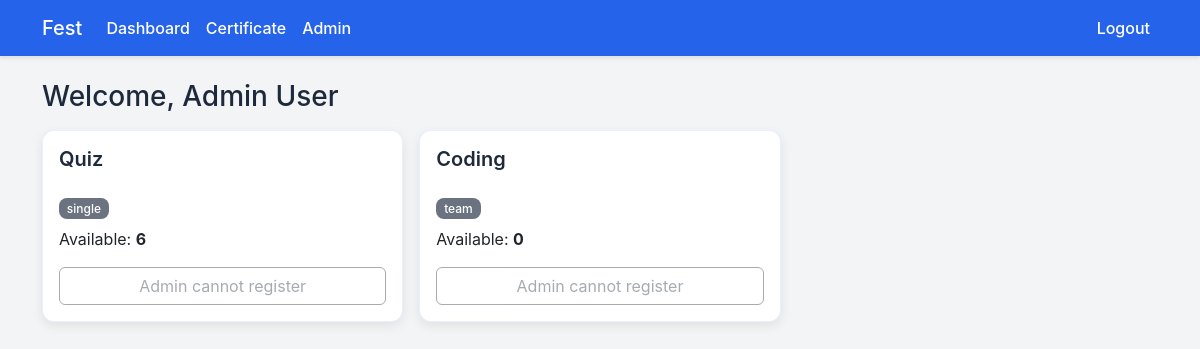
Before: /dashboard (signed in) with the older database file.
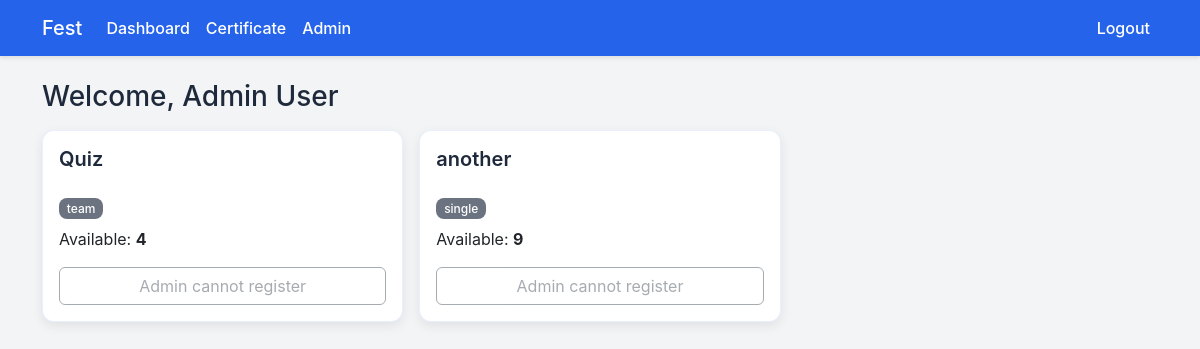
After: the same page with the newer database file.
### tables this page shows
CREATE TABLE users (
                id INTEGER PRIMARY KEY AUTOINCREMENT,
                phone TEXT UNIQUE NOT NULL,
                password TEXT NOT NULL,
                name TEXT NOT NULL,
                game_id INTEGER,
                team_id INTEGER,
                is_admin INTEGER NOT NULL DEFAULT 0
            , class_section TEXT);

CREATE TABLE games (
                id INTEGER PRIMARY KEY AUTOINCREMENT,
                name TEXT NOT NULL,
                description TEXT,
                slots INTEGER NOT NULL,
                type TEXT NOT NULL CHECK(type IN ('single','team'))
            , team_size INTEGER);

### event_app/app.py (the view, shortened to what this page needs)
    @app.route('/dashboard')
    def dashboard():
        user = fetch_current_user()
        if not user:
            return redirect(url_for('login'))
        games = g.db.execute('SELECT * FROM games ORDER BY id').fetchall()
        registration: Dict[str, Any] = {}
        games_with_slots: List[sqlite3.Row] = []
        for g_row in games:
            available = get_available_slots(g_row['id'])
            record = dict(g_row)
            record['available'] = available
            games_with_slots.append(record)  # type: ignore[arg-type]
        return render_template('dashboard.html', user=user, games=games_with_slots, registration=registration)

### event_app/app.py (called while the page is built)
def get_db():
    if USING_POSTGRES:
        import psycopg2
        from psycopg2.extras import RealDictCursor
        url = urlparse(DATABASE_URL)
        dbname = url.path[1:]
        user = url.username
        password = url.password
        host = url.hostname
        port = url.port
        conn = psycopg2.connect(
            dbname=dbname,
            user=user,
            password=password,
            host=host,
            port=port,
            cursor_factory=RealDictCursor
        )
        return conn
    else:
        conn = sqlite3.connect(DATABASE_PATH)
        conn.row_factory = sqlite3.Row
        return conn

def fetch_current_user() -> Optional[sqlite3.Row]:
    user_id = session.get('user_id')
    if not user_id:
        return None
    row = g.db.execute('SELECT * FROM users WHERE id = ?', (user_id,)).fetchone()
    return row

def get_available_slots(game_id: int) -> int:
    game = g.db.execute('SELECT * FROM games WHERE id = ?', (game_id,)).fetchone()
    if not game:
        return 0
    if game['type'] == 'single':
        registered = g.db.execute('SELECT COUNT(1) FROM users WHERE game_id = ? AND (team_id IS NULL)', (game_id,)).fetchone()[0]
        return max(0, int(game['slots']) - int(registered))
    teams = g.db.execute('SELECT COUNT(1) FROM teams WHERE game_id = ?', (game_id,)).fetchone()[0]
    return max(0, int(game['slots']) - int(teams))

### event_app/templates/dashboard.html (shortened to what this page needs)
{% extends 'base.html' %}
{% block content %}
<h3 class="mb-3">Welcome, {{ user['name'] }}</h3>
<div class="row g-3">
  {% for game in games %}
  <div class="col-md-6 col-lg-4">
    <div class="card h-100 clear-box">
      <div class="card-body d-flex flex-column">
        <h5 class="card-title">{{ game.name }}</h5>
        <p class="mb-2"><span class="badge bg-secondary">{{ game.type }}</span></p>
        <p class="mb-3">Available: <strong>{{ game.available }}</strong></p>
        {% if not registration and not user['is_admin'] %}
          {% if game.type == 'single' %}
            <form method="post" action="{{ url_for('register_single', game_id=game.id) }}" class="mt-auto" onsubmit="return confirm('Are you sure you want to register for this single event?');">
              <button class="btn btn-warning w-100" {% if game.available == 0 %}disabled{% endif %}>Register</button>
            </form>
          {% else %}
            <a href="{{ url_for('team_register', game_id=game.id) }}" class="btn btn-warning mt-auto {% if game.available == 0 %}disabled{% endif %}">Register Team</a>
          {% endif %}
        {% elif user['is_admin'] %}
          <button class="btn btn-outline-secondary mt-auto" disabled>Admin cannot register</button>
        {% else %}
          <div class="d-grid gap-2 mt-auto">
            <a href="{{ url_for('opponents') }}" class="btn btn-outline-primary">See Opponents</a>
            <button class="btn btn-outline-secondary" disabled>Already Registered</button>
          </div>
        {% endif %}
      </div>
    </div>
  </div>
  {% endfor %}
{% endblock %}

### event_app/templates/base.html (shortened to what this page needs)
<!doctype html>
<html lang="en">
  <head>
    <link href="https://cdn.jsdelivr.net/npm/bootstrap@5.3.3/dist/css/bootstrap.min.css" rel="stylesheet">
    <link href="https://cdnjs.cloudflare.com/ajax/libs/font-awesome/6.4.0/css/all.min.css" rel="stylesheet">
    <link href="{{ url_for('static', filename='css/style.css') }}" rel="stylesheet">
  </head>
  <body>
    <nav class="navbar navbar-expand-lg navbar-dark bg-dark mb-4">
      <div class="container">
        <a class="navbar-brand" href="{{ url_for('dashboard') }}">Fest</a>
        <div class="collapse navbar-collapse" id="navbarsExample">
          <ul class="navbar-nav me-auto mb-2 mb-lg-0">
            {% if session.get('user_id') %}
            <li class="nav-item"><a class="nav-link" href="{{ url_for('dashboard') }}">Dashboard</a></li>
            <li class="nav-item"><a class="nav-link" href="{{ url_for('certificate') }}">Certificate</a></li>
            {% endif %}
            {% if session.get('user_id') %}
              {% set user = g.get('db').execute('SELECT * FROM users WHERE id = ?', (session.get('user_id'),)).fetchone() %}
              {% if user and user['is_admin'] %}
              <li class="nav-item"><a class="nav-link" href="{{ url_for('admin') }}">Admin</a></li>
              {% endif %}
            {% endif %}
          </ul>
          <ul class="navbar-nav">
            {% if session.get('user_id') %}
            <li class="nav-item"><a class="nav-link" href="{{ url_for('logout') }}">Logout</a></li>
            {% else %}
            <li class="nav-item"><a class="nav-link" href="{{ url_for('login') }}">Sign in</a></li>
            {% endif %}
          </ul>
        </div>
      </div>
    </nav>
    <main class="container mb-5">
      {% block content %}{% endblock %}
    </main>
  </body>
  </html>

### event_app/static/css/style.css (style rules this page uses)
:root { --primary-blue: #2563EB; --primary-orange: #F97316; --light-gray: #F3F4F6; --dark-slate: #1E293B; --white: #FFFFFF; --success-green: #22C55E; --error-red: #EF4444; }
body { background: var(--light-gray); color: var(--dark-slate); font-family: -apple-system, BlinkMacSystemFont, 'Segoe UI', Roboto, sans-serif; }
.navbar { background-color: var(--primary-blue) !important; box-shadow: 0 2px 4px rgba(0,0,0,0.1); }
.navbar-brand, .navbar-nav .nav-link { color: var(--white) !important; font-weight: 500; }
.card { border: 0; box-shadow: 0 2px 8px rgba(0,0,0,0.08); border-radius: 12px; }
.card .card-title { font-weight: 600; color: var(--dark-slate); }
.clear-box { background: var(--white); border: 1px solid rgba(37, 99, 235, 0.1); border-radius: 12px; box-shadow: 0 2px 8px rgba(0,0,0,0.06); }
.badge { border-radius: 8px; font-weight: 500; }
.badge.bg-secondary { background-color: #6b7280 !important; }
.clear-box { box-shadow: 0 4px 12px rgba(0,0,0,0.08); }
.btn:disabled { cursor: not-allowed; opacity: 0.6; }

Changed rows visible on the page:
removed games: name "Quiz", type "single", available "6"
removed games: name "Coding", type "team", available "0"
added games: name "Quiz", type "team", available "4"
added games: name "another", type "single", available "9"
